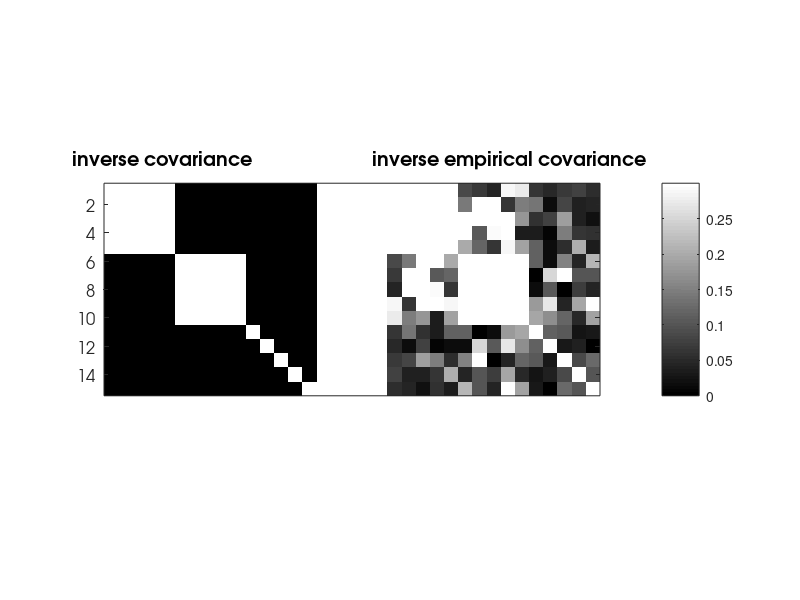

Source code (MATLAB): (Note: this script raises an error after producing the figure.)
%
%        SYNTHETIC EXPERIMENT FOR LEARNING GGM WITH LATENT VARIABLES
%
% Regularized problem for chain latent group Lasso 
%
%       min_x |S^.5*Z*S^.5-S|+lambda*omega(Z)
%
% 
%%%%%%%%%%%%
% Marina Vinyes and Guillaume Obozinski, 2016
% %%%%%%%%%%%%

%% add paths
clc; clear all;
addpath('../main');
addpath('../active-set');
addpath('../atom-selection');
addpath('../utils');
addpath('../other');

%% Experimental Setting
n=300;
p=15;
sigma=0;
lambda=.1;

%% Covariance and design matrix
rho1 = 0.7;
rho2 = 0.9;
C=eye(15);
C(1:5,1:5) = rho1*ones(5)+(1-rho1)*eye(5);
C(6:10,6:10) = rho2*ones(5)+(1-rho2)*eye(5);
des=inv(C);

%% output
out_as.cpu=[];
out_as.na=[];
out_as.qp=[];
out_as.hessian=[];
out_as.time=[];
out_bcd.cpu=[];
out_cndg.cpu=[];

%% data
mu = zeros(1,p); % vector of means
Y = mvnrnd(mu, C+sigma^2*eye(p), n)';
S=cov(Y');

%%
figure(1);
imagesc([abs(C) 1*ones(p,5) abs(inv(S))]); colormap gray;
hTitle=title('   inverse covariance                        inverse empirical covariance');
% set(gca,'XTick',0:20:135,'YTick',0:10:40);
h1=xlabel('');
h2=ylabel('');
set(h1,'Visible','off');
set(gca,'FontName','AvantGarde','FontWeight','normal','FontSize',12);
set(hTitle,'FontName','AvantGarde','FontSize',14,'FontWeight','bold');
set(h2,'FontName','AvantGarde','FontSize',14,'FontWeight','normal');
set(gca,'xtick',[])
caxis([0, 0.3]);
colorbar;
pbaspect([(2*p+5)/p 1 1]);

keyboard;
%% param

param.f=4;
param.diag=0;
param.PSD=true;
param.max_nb_main_loop=20;
param.powerIter=100;
param.stPtPowerIter=1000;
param.niterPS=10000;%5000
param.epsStop=1e-8;
param.PSdualityEpsilon=1e-3;
param.k=0;
param.PSmu=0; %strong convexity
param.verbose=1;
param.debug=0;
param.sloppy=0;
param.max_nb_atoms=param.max_nb_main_loop*param.niterPS;
param.cardfun=inf*ones(1,p);
param.cardfun(5)=1;
%%
S=C;
inputData.X1=S^.5;
inputData.X2=inputData.X1;
inputData.Y=eye(p);
param.lambda=lambda;
%% as quadprog
param.opt='asqp';
[Z_as,D_as, ActiveSet_as, hist_as, param_as, flaga_as, it_as] = cgan_lgm(inputData,param);
dg_as=hist_as.dg_sup;
tt_as=hist_as.time_sup;
fprintf('lambda=%f\n',lambda);
fprintf('......tt=%f dg=%f\n',hist_as.time(end),hist_as.dg(end));


%% Duality Gap Figure

xplot{1}=tt_as;
yplot{1}=dg_as;
colors = [1 0 0];
legendStr={'cg'};

figure(2);clf
for i=1
loglog(xplot{i},yplot{i},'-','LineWidth',2,'Color',colors(i,:),'DisplayName',legendStr{i}); 
hold on
end
title('duality gap lgl');
legend('show','Location','southwest');
grid on
hold off



xplot{1}=hist_as.time;
yplot{1}=hist_as.dg;
colors = [    1 0 0];
legendStr={'cg'};

figure(3);clf
for i=1
loglog(xplot{i},yplot{i},'-','LineWidth',2,'Color',colors(i,:),'DisplayName',legendStr{i}); 
hold on
end
title('duality gap lgl');
legend('show','Location','southwest');
grid on
hold off

figure(4);clf
loglog(tt_as,dg_as,'-','LineWidth',2,'Color',[0 0 0],'DisplayName','dg sup');hold on;
loglog(hist_as.time,hist_as.dg,'-','LineWidth',2,'Color',[1 0 0],'DisplayName','dg sup');hold on;
legend('show','Location','southwest');
grid on
hold off

%%
%%
figure(5);
imagesc([abs(C) 1*ones(p,5) abs(inv(S)) 1*ones(p,5) abs(inv(Z_as+D_as))]); colormap gray;
hTitle=title('   inverse covariance                        inverse empirical covariance      estimated inverse');
% set(gca,'XTick',0:20:135,'YTick',0:10:40);
h1=xlabel('');
h2=ylabel('');
set(h1,'Visible','off');
set(gca,'FontName','AvantGarde','FontWeight','normal','FontSize',12);
set(hTitle,'FontName','AvantGarde','FontSize',14,'FontWeight','bold');
set(h2,'FontName','AvantGarde','FontSize',14,'FontWeight','normal');
set(gca,'xtick',[])
caxis([0, 0.3]);
colorbar;
pbaspect([(3*p+10)/p 1 1]);

